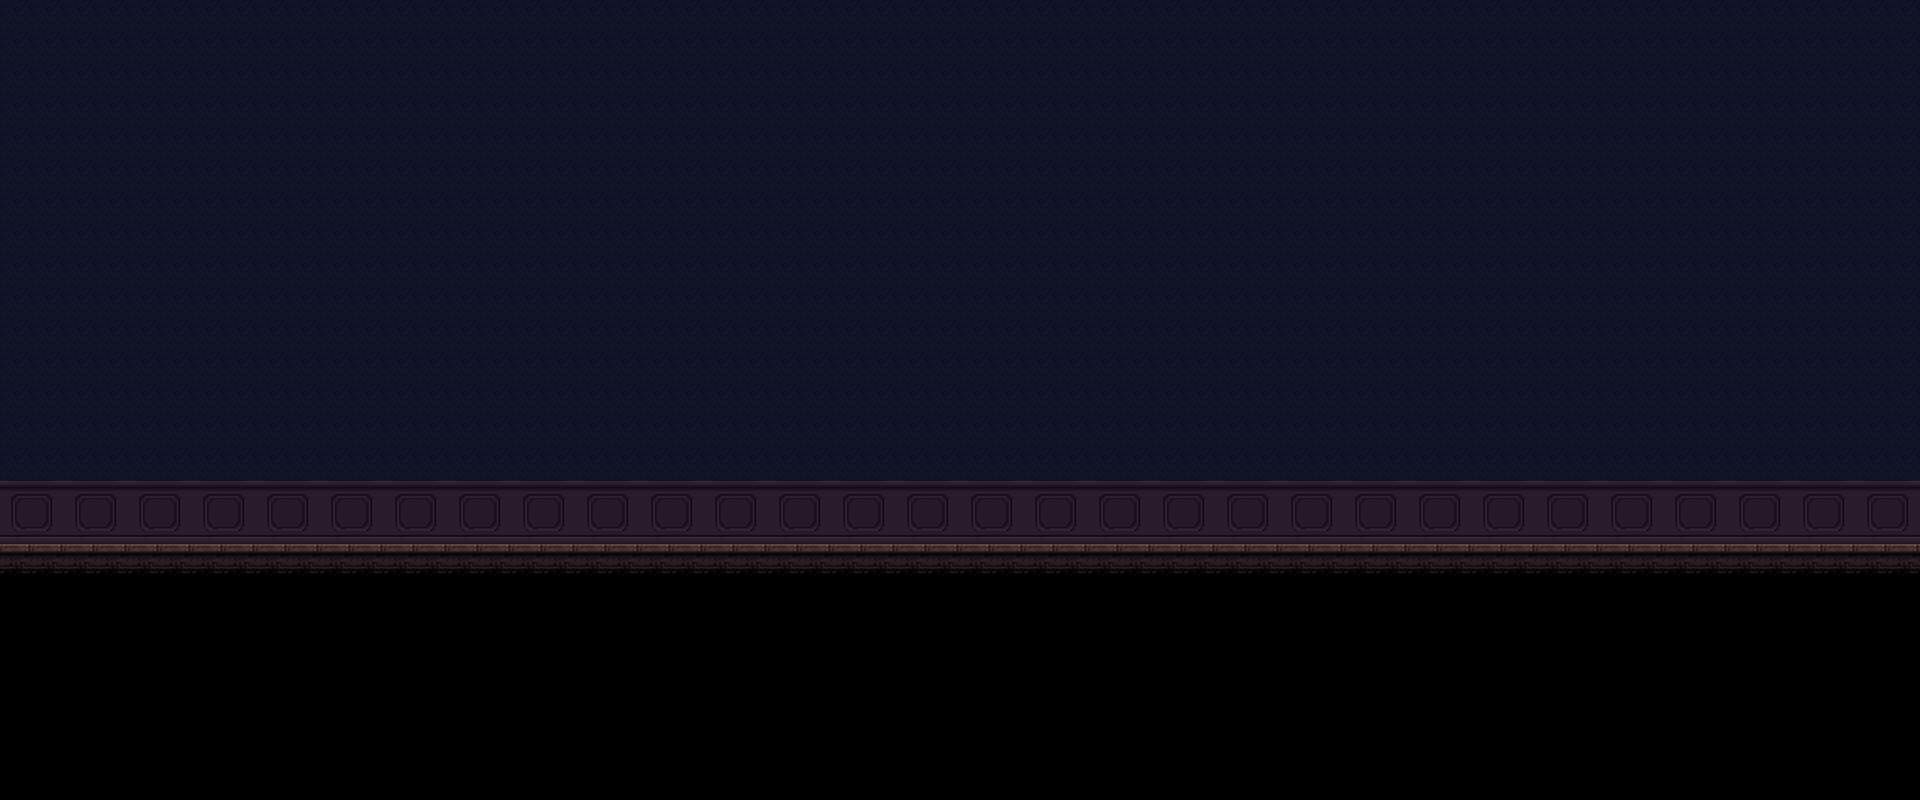

Rendered tile map (Tiled .tmx) drawn with the repository's tilesets; below, a short description and the map source with its tile grids summarised:
An orthogonal 60x25 tile map with 32x32 px tiles, 2 tile layers (ground, wall), 3 tilesets and 27 objects (11x book, 6x light, 4x web, 2x table, puzzle, ...).

<map version="1.10" tiledversion="1.12.1" orientation="orthogonal" renderorder="right-down" width="60" height="25" tilewidth="32" tileheight="32" infinite="0" nextlayerid="11" nextobjectid="161">
 <editorsettings>
  <export target="ch1_lvl1.csv" format="csv" />
 </editorsettings>
 <tileset firstgid="1" source="wall.tsx" />
 <tileset firstgid="33" source="ground.tsx" />
 <tileset firstgid="37" source="objects.tsx" />
 <layer id="2" name="ground" width="60" height="25">
  <data>[1500 cells, 480 non-empty, 2 distinct tile ids]</data>
 </layer>
 <layer id="3" name="wall" width="60" height="25">
  <data>[1500 cells, 1020 non-empty, 5 distinct tile ids]</data>
 </layer>
 <objectgroup id="6" name="objects">
  <object id="76" name="no_lamp" type="light" gid="63" x="64.6667" y="192" width="64" height="64" />
  <object id="79" name="lamp" type="light" gid="60" x="1091.33" y="189.333" width="64" height="64" />
  <object id="80" name="no_lamp" type="light" gid="63" x="708" y="192.667" width="64" height="64" />
  <object id="81" name="no_lamp" type="light" gid="63" x="1412" y="190" width="64" height="64" />
  <object id="82" name="no_lamp" type="light" gid="63" x="1725.33" y="189.333" width="64" height="64" />
  <object id="83" name="items_puzzle" type="puzzle" gid="59" x="898" y="447.333" width="190" height="137.667" />
  <object id="84" name="lamp" type="light" gid="60" x="384.364" y="187.636" width="64" height="64" />
  <object id="85" name="main_door" type="door" gid="61" x="61" y="542" width="234" height="300" />
  <object id="88" name="study_table" type="table" gid="76" x="1211.67" y="543" width="337" height="114.667" />
  <object id="89" name="simple_table" type="table" gid="75" x="509.333" y="544.667" width="244" height="100" />
  <object id="90" name="bookpile_1" type="book" gid="52" x="408" y="542.667" width="57" height="39" />
  <object id="91" name="bookpile_1" type="book" gid="52" x="1413.33" y="427.333" width="57" height="39" />
  <object id="92" name="bookpile_1" type="book" gid="52" x="1738.67" y="544" width="57" height="39" />
  <object id="93" name="bookpile_1" type="book" gid="52" x="754.667" y="544" width="57" height="39" />
  <object id="94" name="bookpile_2" type="book" gid="53" x="883" y="544" width="59" height="39" />
  <object id="95" name="bookpile_2" type="book" gid="53" x="535" y="446.667" width="59" height="39" />
  <object id="96" name="bookpile_3" type="book" gid="54" x="761.667" y="505.667" width="63" height="29" />
  <object id="104" name="bookpile_3" type="book" gid="54" x="1473" y="427.667" width="63" height="29" />
  <object id="97" name="bookpile_4" type="book" gid="55" x="955.667" y="544.667" width="47" height="52" />
  <object id="98" name="bookpile_4" type="book" gid="55" x="1309" y="544" width="47" height="52" />
  <object id="99" name="bookpile_4" type="book" gid="55" x="1804.33" y="545.333" width="47" height="52" />
  <object id="87" name="web1" type="web" gid="2147483725" x="1828" y="87.6667" width="99" height="91.3333" />
  <object id="86" name="web1" type="web" gid="77" x="-2.66667" y="127.667" width="129" height="130" />
  <object id="101" name="web2" type="web" gid="78" x="1" y="543.667" width="94" height="117" />
  <object id="102" name="web4" type="web" gid="80" x="579" y="447.667" width="35" height="45" />
  <object id="105" name="manuscript1" type="manuscript" gid="62" x="1311.33" y="420.333" width="45.3333" height="52.3333" visible="0" />
 </objectgroup>
 <objectgroup id="8" name="spawn" visible="0">
  <object id="108" name="spawn" type="player" gid="81" x="94.6667" y="544" width="162.667" height="168" />
 </objectgroup>
</map>
